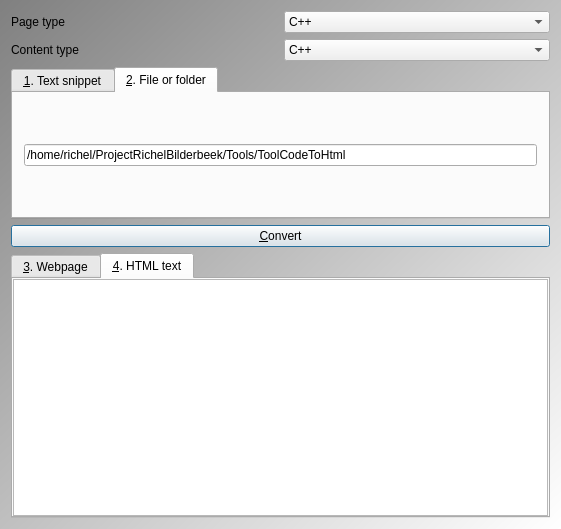
<?xml version="1.0" encoding="UTF-8"?>
<ui version="4.0">
 <class>QtCodeToHtmlMainDialog</class>
 <widget class="QDialog" name="QtCodeToHtmlMainDialog">
  <property name="windowModality">
   <enum>Qt::ApplicationModal</enum>
  </property>
  <property name="geometry">
   <rect>
    <x>0</x>
    <y>0</y>
    <width>561</width>
    <height>529</height>
   </rect>
  </property>
  <property name="sizePolicy">
   <sizepolicy hsizetype="Maximum" vsizetype="Maximum">
    <horstretch>0</horstretch>
    <verstretch>0</verstretch>
   </sizepolicy>
  </property>
  <property name="windowTitle">
   <string>CodeToHtml</string>
  </property>
  <property name="windowIcon">
   <iconset resource="ToolCodeToHtml.qrc">
    <normaloff>:/images/R.png</normaloff>:/images/R.png</iconset>
  </property>
  <property name="styleSheet">
   <string notr="true">QDialog { 
background-color: qlineargradient(x1: 0, y1: 0, x2: 1, y2: 1, stop: 0  #808080, stop: 1 #ffffff);
}

QPushButton { font: 18 px  }
QTabWidget { font: 12 px  }
QLabel { font: 12px }
QComboBox { font: 12px }
QPlainTextEdit { font: 10px }
</string>
  </property>
  <layout class="QGridLayout" name="gridLayout_2">
   <item row="0" column="0">
    <widget class="QLabel" name="label_page_type">
     <property name="text">
      <string>Page type</string>
     </property>
    </widget>
   </item>
   <item row="0" column="1">
    <widget class="QComboBox" name="box_header">
     <item>
      <property name="text">
       <string>C++</string>
      </property>
     </item>
     <item>
      <property name="text">
       <string>Music</string>
      </property>
     </item>
     <item>
      <property name="text">
       <string>OpenFOAM</string>
      </property>
     </item>
     <item>
      <property name="text">
       <string>Text</string>
      </property>
     </item>
    </widget>
   </item>
   <item row="1" column="0">
    <widget class="QLabel" name="label_content_type">
     <property name="text">
      <string>Content type</string>
     </property>
    </widget>
   </item>
   <item row="1" column="1">
    <widget class="QComboBox" name="box_source">
     <item>
      <property name="text">
       <string>C++</string>
      </property>
     </item>
     <item>
      <property name="text">
       <string>Project file</string>
      </property>
     </item>
     <item>
      <property name="text">
       <string>Text</string>
      </property>
     </item>
    </widget>
   </item>
   <item row="2" column="0" colspan="2">
    <widget class="QTabWidget" name="tab_source">
     <property name="sizePolicy">
      <sizepolicy hsizetype="Expanding" vsizetype="Fixed">
       <horstretch>0</horstretch>
       <verstretch>0</verstretch>
      </sizepolicy>
     </property>
     <property name="currentIndex">
      <number>1</number>
     </property>
     <widget class="QWidget" name="tab_source_snippet">
      <attribute name="title">
       <string>&amp;1. Text snippet</string>
      </attribute>
      <layout class="QGridLayout" name="gridLayout">
       <item row="0" column="0">
        <widget class="QPlainTextEdit" name="edit_source_snippet">
         <property name="sizePolicy">
          <sizepolicy hsizetype="Expanding" vsizetype="Fixed">
           <horstretch>0</horstretch>
           <verstretch>0</verstretch>
          </sizepolicy>
         </property>
         <property name="maximumSize">
          <size>
           <width>16777215</width>
           <height>100</height>
          </size>
         </property>
         <property name="styleSheet">
          <string notr="true"/>
         </property>
         <property name="plainText">
          <string>#include &lt;iostream&gt;

int main()
{
  std::cout &lt;&lt; &quot;Hello world\n&quot;;
}</string>
         </property>
        </widget>
       </item>
      </layout>
     </widget>
     <widget class="QWidget" name="tab_source_file">
      <attribute name="title">
       <string>&amp;2. File or folder</string>
      </attribute>
      <layout class="QVBoxLayout" name="verticalLayout">
       <item>
        <widget class="QLineEdit" name="edit_source">
         <property name="sizePolicy">
          <sizepolicy hsizetype="Expanding" vsizetype="Maximum">
           <horstretch>0</horstretch>
           <verstretch>0</verstretch>
          </sizepolicy>
         </property>
         <property name="text">
          <string>/home/richel/ProjectRichelBilderbeek/Tools/ToolCodeToHtml</string>
         </property>
        </widget>
       </item>
      </layout>
     </widget>
    </widget>
   </item>
   <item row="4" column="0" colspan="2">
    <widget class="QTabWidget" name="tab_widget">
     <property name="sizePolicy">
      <sizepolicy hsizetype="Expanding" vsizetype="Minimum">
       <horstretch>0</horstretch>
       <verstretch>0</verstretch>
      </sizepolicy>
     </property>
     <property name="maximumSize">
      <size>
       <width>16777215</width>
       <height>16777215</height>
      </size>
     </property>
     <property name="focusPolicy">
      <enum>Qt::NoFocus</enum>
     </property>
     <property name="currentIndex">
      <number>1</number>
     </property>
     <widget class="QWidget" name="tab_result_webpage">
      <attribute name="title">
       <string>&amp;3. Webpage</string>
      </attribute>
      <layout class="QGridLayout" name="gridLayout_3">
       <property name="leftMargin">
        <number>0</number>
       </property>
       <property name="topMargin">
        <number>0</number>
       </property>
       <property name="rightMargin">
        <number>0</number>
       </property>
       <property name="bottomMargin">
        <number>0</number>
       </property>
       <property name="spacing">
        <number>0</number>
       </property>
       <item row="0" column="0">
        <widget class="QLabel" name="label">
         <property name="text">
          <string>Temporarily removed QWebView due to errors</string>
         </property>
         <property name="alignment">
          <set>Qt::AlignCenter</set>
         </property>
        </widget>
       </item>
      </layout>
     </widget>
     <widget class="QWidget" name="tab_result_text">
      <attribute name="title">
       <string>&amp;4. HTML text</string>
      </attribute>
      <layout class="QGridLayout" name="gridLayout_4">
       <property name="leftMargin">
        <number>0</number>
       </property>
       <property name="topMargin">
        <number>0</number>
       </property>
       <property name="rightMargin">
        <number>0</number>
       </property>
       <property name="bottomMargin">
        <number>0</number>
       </property>
       <property name="spacing">
        <number>0</number>
       </property>
       <item row="0" column="0">
        <widget class="QPlainTextEdit" name="edit_html">
         <property name="font">
          <font>
           <pointsize>-1</pointsize>
           <weight>50</weight>
           <italic>false</italic>
           <bold>false</bold>
          </font>
         </property>
         <property name="readOnly">
          <bool>true</bool>
         </property>
         <property name="plainText">
          <string/>
         </property>
        </widget>
       </item>
      </layout>
     </widget>
    </widget>
   </item>
   <item row="3" column="0" colspan="2">
    <widget class="QPushButton" name="button_convert">
     <property name="text">
      <string>&amp;Convert</string>
     </property>
    </widget>
   </item>
  </layout>
 </widget>
 <layoutdefault spacing="6" margin="11"/>
 <resources>
  <include location="ToolCodeToHtml.qrc"/>
 </resources>
 <connections/>
</ui>
